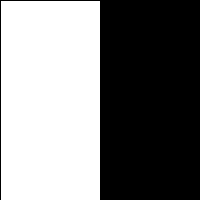
Frame 1 (no input)
Frame 60 (the mouse pressed at the canvas centre just before this capture): identical to frame 1, image omitted
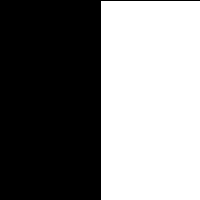
Frame 120 (the mouse held since frame 60 and released just before this capture)

The Processing sketch that drew these frames (run headless with seeded random() and noise(); from frame 60 on, the mouse is pressed at the canvas centre):

// Processing sketch: processing_27467
// ── processing_27467.pde

void setup() {
  size(200,200); //set 200x200 canvas
  smooth(); //set anti-aliasing
}

void draw() {
  background(0); //set background colour: black
  if (mouseX < width/2) { // is mouseX valuse is less than half of the width
    fill(255); //set rectangle colour: white
    rect(0,0,width/2,height); //draw rectangle
  }
  else {
    fill(255);
    rect(100,0,width/2,height);
  }
    /*
     the below can also be done by the code above:
     if (mouseX > width/2) {
     fill(255);
     rect(100,0,width/2,height);
     }
     
     */
  }
